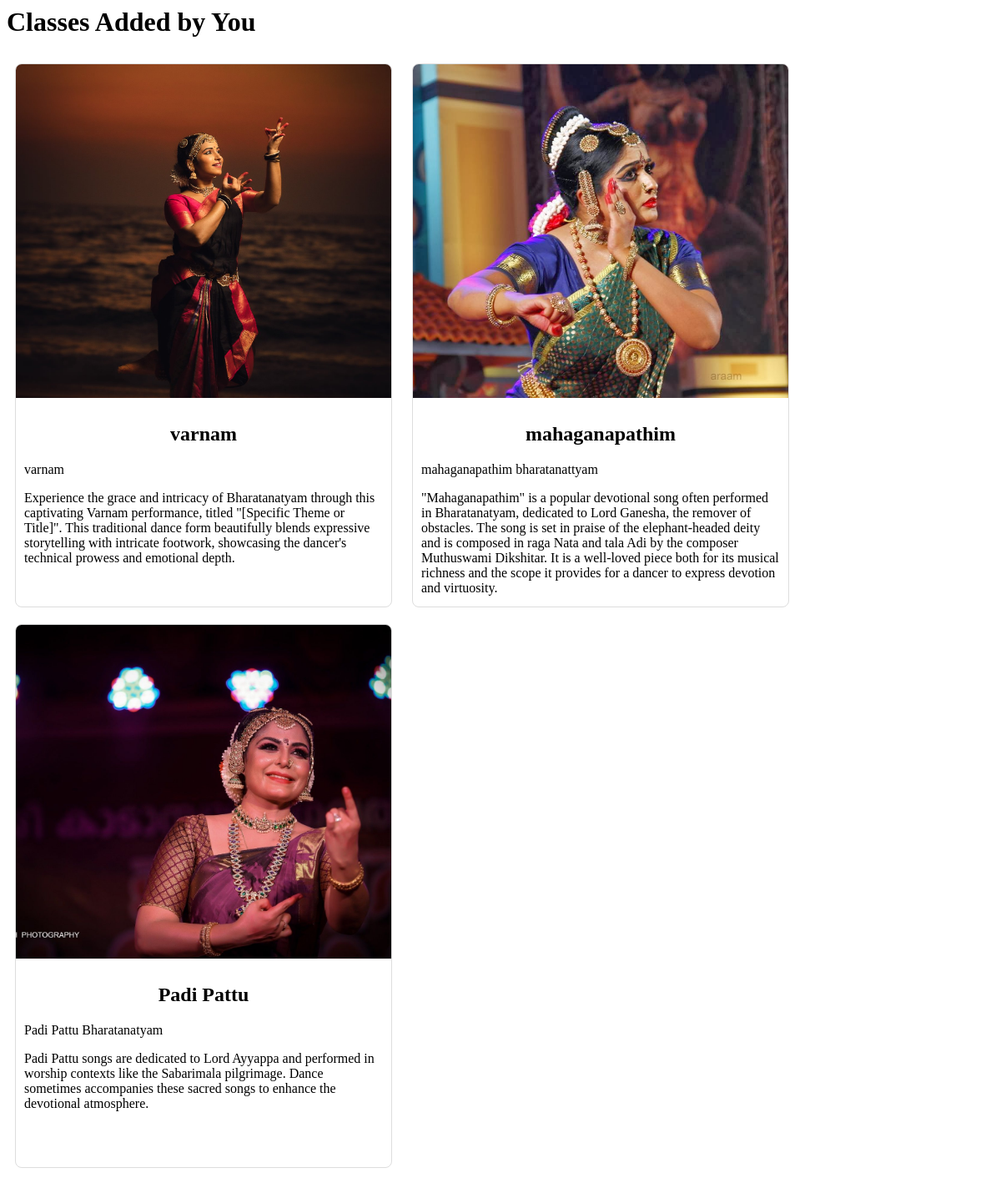
The page /class_detail/0 on the database its author committed.
### dhruvam/models.py (models this page shows)
class DanceClass(models.Model):
    DANCE_STYLES = [
        ('bharatanatyam', 'Bharatanatyam'),
        ('mohiniyattam', 'Mohiniyattam'),
        ('kuchipudi', 'Kuchipudi'),
        ('kathak', 'Kathak'),
        ('odissi', 'Odissi'),
    ]
    title = models.CharField(max_length=200)
    video_title = models.TextField(max_length=1000)
    video_link = models.URLField()
    dance_style = models.CharField(max_length=50, choices=DANCE_STYLES)
    description = models.TextField()
    image = models.ImageField(upload_to='dance_class_images/', default='')
    guru = models.ForeignKey(Register, on_delete=models.CASCADE, default='')

### dhruvam/views.py (the view)
# urls.py: path('class_detail/<int:value>',views.class_detail,name='class_detail'),
def class_detail(request,value):
    if value == 0:
        style="bharatanatyam"
    elif value == 1:
        style="mohiniyattam"
    elif value == 2:
        style="kuchipudi"
    elif value == 3:
        style="kathak"
    elif value == 4:
        style="odissi"
    else:
        style=""
    classes = DanceClass.objects.filter(dance_style=style)
    return render(request, 'class_detail.html', {'classes': classes})

### dhruvam/templates/class_detail.html (shortened to what this page needs)
{% load static %}
<h1>Classes Added by You</h1>
<div class="card-container py-3 px-3 ml-3 mr-3 mt-3 mb-3">
    <div class="row">
        {% for class in classes %}
        <div class="card col-md-4">
            <img class="card-img-top" src="{{ class.image.url }}" alt="Cover Image" onclick="playVideo('{{ class.video_link }}')">
            <div class="card-body justify-content-center">
                <center><h2 class="card-title">{{ class.title }}</h2></center>
                <p>{{ class.video_title }}</p>
                <p>{{ class.description }}</p>
            </div>
        </div>
        {% empty %}
            <p>No classes added by you yet.</p>
        {% endfor %}
    </div>
</div>

### dhruvam/templates/class_detail.html (style rules this page uses)
.card { border: 1px solid #ddd; border-radius: 8px; overflow: hidden; margin: 10px; max-width: 450px; height: 650px; display: inline-block; vertical-align: top; }
.card-img-top { width: 450px; height: 400px; object-fit: cover; }
.card-body { padding: 10px; }

### rows shown on the page
DanceClass: image (picture), title "varnam", video_title "varnam", description "Experience the grace and intricacy of Bharatanatyam through this captivating Varnam performance, titled \"[Specific Theme or Title]\". This traditional dance form beautifully blends expressive storytelling with intricate footwork, showcasing the dancer's technical prowess and emotional depth."
DanceClass: image (picture), title "mahaganapathim", video_title "mahaganapathim bharatanattyam", description "\"Mahaganapathim\" is a popular devotional song often performed in Bharatanatyam, dedicated to Lord Ganesha, the remover of obstacles. The song is set in praise of the elephant-headed deity and is composed in raga Nata and tala Adi by the composer Muthuswami Dikshitar. It is a well-loved piece both for its musical richness and the scope it provides for a dancer to express devotion and virtuosity."
DanceClass: image (picture), title "Padi Pattu", video_title "Padi Pattu Bharatanatyam", description "Padi Pattu songs are dedicated to Lord Ayyappa and performed in worship contexts like the Sabarimala pilgrimage. Dance sometimes accompanies these sacred songs to enhance the devotional atmosphere."
